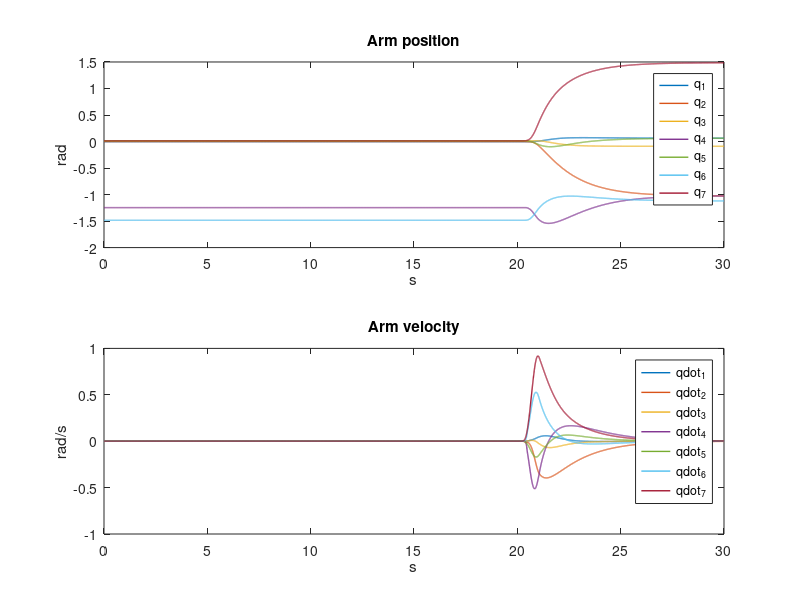
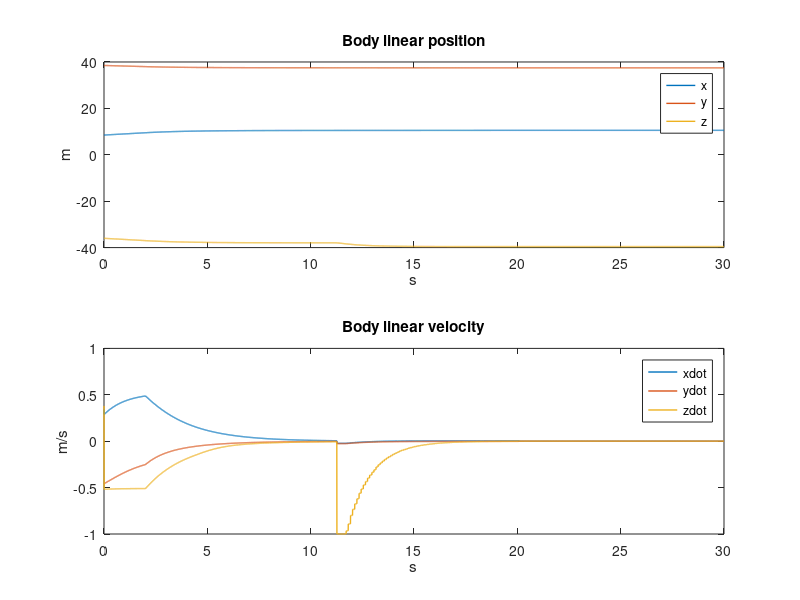
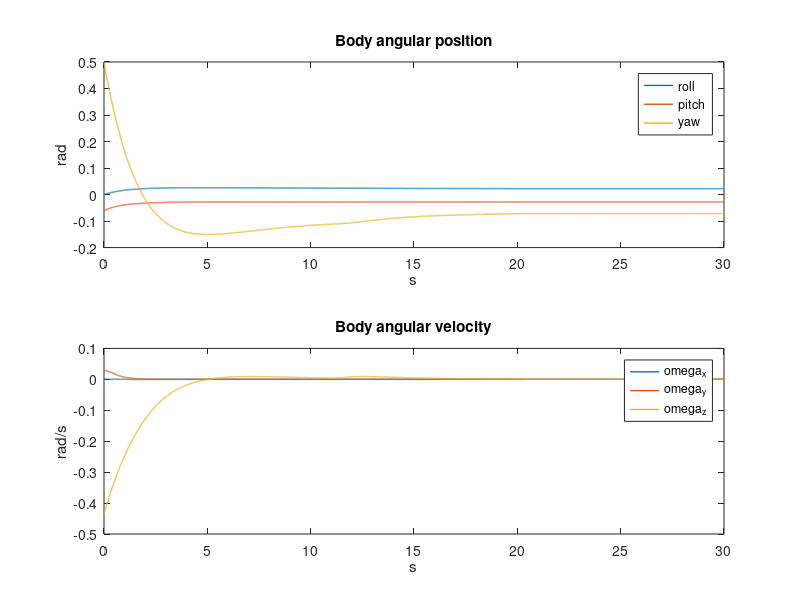
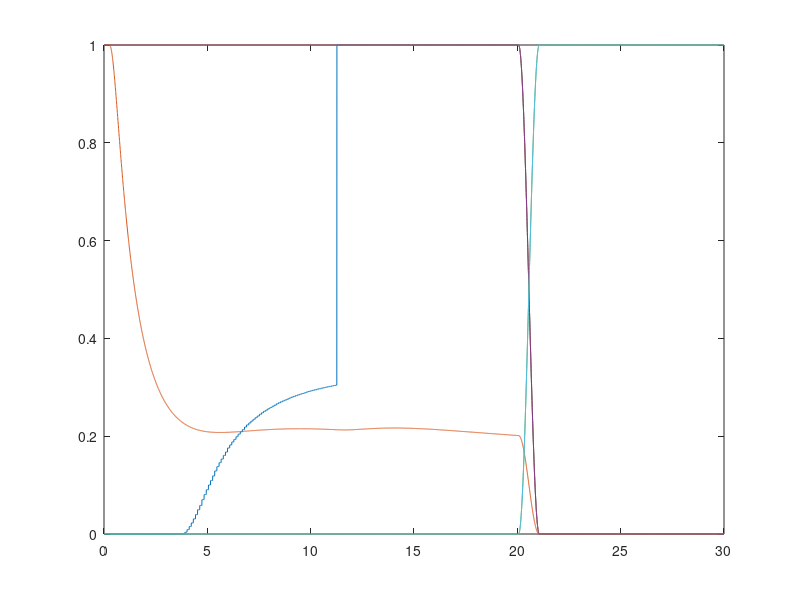

Write MATLAB code to recreate these figures, in order. (Note: this script raises an error after producing the figures.)
load("plots.mat")

figure(1);
subplot(2,1,1);
hplot = plot(plt.t, plt.q);
set(hplot, 'LineWidth', 1);
legend('q_1','q_2','q_3','q_4','q_5','q_6','q_7');
title("Arm position");
xlabel("s")
ylabel("rad")
subplot(2,1,2);
hplot = plot(plt.t, plt.q_dot);
set(hplot, 'LineWidth', 1);
legend('qdot_1','qdot_2','qdot_3','qdot_4','qdot_5','qdot_6','qdot_7');
xlabel("s")
ylabel("rad/s")
title("Arm velocity");

figure(2);
subplot(2,1,1);
hplot = plot(plt.t, plt.p(1:3, :));
set(hplot, 'LineWidth', 1);
legend('x','y','z');
xlabel("s")
ylabel("m")
title("Body linear position");
subplot(2,1,2);
hplot = plot(plt.t, plt.p_dot(1:3, :));
set(hplot, 'LineWidth', 1);
legend('xdot', 'ydot','zdot');
xlabel("s")
ylabel("m/s")
title("Body linear velocity");

figure(3);
subplot(2,1,1);
hplot = plot(plt.t, plt.p(4:6, :));
set(hplot, 'LineWidth', 1);
legend('roll','pitch','yaw');
xlabel("s")
ylabel("rad")
title("Body angular position");
subplot(2,1,2);
hplot = plot(plt.t, plt.p_dot(4:6, :));
set(hplot, 'LineWidth', 1);
xlabel("s")
ylabel("rad/s")
legend('omega_x','omega_y','omega_z');
title("Body angular velocity");

figure(4);
subplot(1,1,1);
% This was necessary because of the wrong initialization of the sensor distance
plt.activationFunctions(1,1:100) = zeros(1, 100);
hplot = plot(plt.t, plt.activationFunctions);
xline(plt.transitionTimes, 'k--', 'LineWidth', 2, 'DisplayName', "Phase Transition");
set(hplot, 'LineWidth', 4);
nameArray = {'LineStyle'};
valueArray = transpose({'-','-','--',':','--',':'});
colorArray = {'Color'};
colorNames = transpose({'#77AC30','#D95319','m','c','b','r'});
lineArray = {'LineWidth'};
lineVals = transpose({4,2.5,4,4,4,4});
set(hplot, nameArray, valueArray)
set(hplot, colorArray, colorNames)
set(hplot, lineArray, lineVals)
xlabel("s")
legend("Altitude control", "Horizontal attitude", "Vehicle position", "Heading control", "Arm control", "No movement", "Phase transition");
title("Activation Functions")

figure(5);
subplot(2,1,1);
hplot = plot(plt.t, plt.misalignmentToNodule);
set(hplot, 'LineWidth', 1);
legend('misalignment_z');
title("Misalignment on the z axis")
xlabel("s")
ylabel("rad")
subplot(2,1,2);
hplot = plot(plt.t, plt.altitudeError);
set(hplot, 'LineWidth', 1);
legend('Altitude error');
xlabel("s")
ylabel("m")
title("Altitude error")

figure(6)
subplot(1,1,1);
hplot = plot(plt.t, plt.distanceToNodule);
set(hplot, 'LineWidth', 1);
xlabel("s")
ylabel("m")
legend('distance to nodule X', 'distance to nodule Y', 'distance to nodule Z');
title("Distance to nodule")
